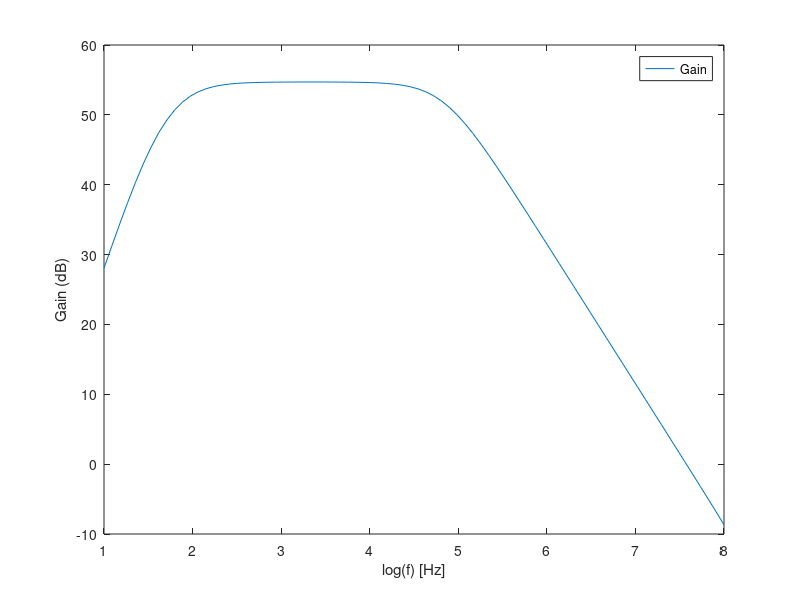

Source code (MATLAB):
%gain stage

%valores a mudar
RE_1=80
RC1=1000
RB1=240E3
RB2=60E3
C1=0.3E-3
C2=0.6E-3
C3=1E-3
RE2=30

VT=25e-3 %termal voltage
BFN=178.7
VAFN=69.7
VBEON=0.7
VCC=12
RE1=RE_1
RS=100

%gain stage - operating point   
RB=1/(1/RB1+1/RB2)
VEQ=RB2/(RB1+RB2)*VCC
IB1=(VEQ-VBEON)/(RB+(1+BFN)*RE1)
IC1=BFN*IB1
IE1=(1+BFN)*IB1
VE1=RE1*IE1
VO1=VCC-RC1*IC1
VCE=VO1-VE1


gm1=IC1/VT
rpi1=BFN/gm1
ro1=VAFN/IC1

RSB=RB*RS/(RB+RS)

AV1 = RSB/RS * RC1*(RE1-gm1*rpi1*ro1)/((ro1+RC1+RE1)*(RSB+rpi1+RE1)+gm1*RE1*ro1*rpi1 - RE1^2)
AVI_DB = 20*log10(abs(AV1))
AV1simple = RB/(RB+RS) * gm1*RC1/(1+gm1*RE1)
AVIsimple_DB = 20*log10(abs(AV1simple))

RE1=0
AV1 = RSB/RS * RC1*(RE1-gm1*rpi1*ro1)/((ro1+RC1+RE1)*(RSB+rpi1+RE1)+gm1*RE1*ro1*rpi1 - RE1^2)
AVI_DB = 20*log10(abs(AV1))
AV1simple =  - RSB/RS * gm1*RC1/(1+gm1*RE1)
AVIsimple_DB = 20*log10(abs(AV1simple))

RE1=RE_1
ZI1 = 1/(1/RB+1/(((ro1+RC1+RE1)*(rpi1+RE1)+gm1*RE1*ro1*rpi1 - RE1^2)/(ro1+RC1+RE1)))
ZX = ro1*((RSB+rpi1)*RE1/(RSB+rpi1+RE1))/(1/(1/ro1+1/(rpi1+RSB)+1/RE1+gm1*rpi1/(rpi1+RSB)))
ZX = ro1*(   1/RE1+1/(rpi1+RSB)+1/ro1+gm1*rpi1/(rpi1+RSB)  )/(   1/RE1+1/(rpi1+RSB) ) 
ZO1 = 1/(1/ZX+1/RC1)

RE1=0
ZI1 = 1/(1/RB+1/(((ro1+RC1+RE1)*(rpi1+RE1)+gm1*RE1*ro1*rpi1 - RE1^2)/(ro1+RC1+RE1)))
ZO1 = 1/(1/ro1+1/RC1)


tab=fopen("gainstage.tex","w");
fprintf(tab, "Gain & %fdB \\\\ \\hline \n", AVI_DB);
fprintf(tab, "Input Impedance & %f \\\\ \\hline \n", ZI1); %must be compatible w/ RS=100 ohm Zi>>Rs=100
fprintf(tab, "Output Impedance & %f \\\\ \\hline \n", ZO1);
fclose(tab);

%ouput stage
BFP = 227.3
VAFP = 37.2
VEBON = 0.7
VI2 = VO1
IE2 = (VCC-VEBON-VI2)/RE2
IC2 = BFP/(BFP+1)*IE2
VO2 = VCC - RE2*IE2

gm2 = IC2/VT
go2 = IC2/VAFP
gpi2 = gm2/BFP
ge2 = 1/RE2

rpi2=1/gpi2
ro2=1/go2

AV2 = gm2/(gm2+gpi2+go2+ge2)
AV2_DB = 20*log10(abs(AV2))
ZI2 = (gm2+gpi2+go2+ge2)/gpi2/(gpi2+go2+ge2)
ZO2 = 1/(gm2+gpi2+go2+ge2)


tab=fopen("outputstage.tex","w");

fprintf(tab, "Gain & %fdB \\\\ \\hline \n", AV2_DB);
fprintf(tab, "Input Impedance & %f \\\\ \\hline \n", ZI2);%must be compatible w/gain stage Zo, Z1 output>>Zo gain
fprintf(tab, "Output Impedance & %f \\\\ \\hline \n", ZO2); %must be lower than 8ohm

fclose(tab);

%total
gB = 1/(1/gpi2+ZO1)
AV = (gB+gm2/gpi2*gB)/(gB+ge2+go2+gm2/gpi2*gB)*AV1
AV_DB = 20*log10(abs(AV))
ZI=ZI1
ZO=1/(go2+gm2/gpi2*gB+ge2+gB)

tab=fopen("total.tex","w"); %speak about overall impedances and compare w/ spice model
fprintf(tab, "Gain & %fdB \\\\ \\hline \n", AV_DB);
fprintf(tab, "Input Impedance & %f \\\\ \\hline \n", ZI);
fprintf(tab, "Output Impedance & %f \\\\ \\hline \n", ZO);
fclose(tab);

%%%%%%%frequency response

f = logspace(1,8,80);

RE1=RE_1
Load=8%ohm
vin=0.01

gain=zeros(1,80);
gainDB=zeros(1,80);
for i=1:1:80
 
w=2*pi*f(i)

ZC1=1./j/w/C1 %input capacitor
ZC2=1./j/w/C2 %RE capacitor
ZC3=1./j/w/C3 %final coupling capacitor 

ZE=1/(1/ZC2+1/RE1)
Zeqf=1/(1/RE2+1/(ZC3+Load))


Cpi1=1.61E-11;
Cmu1=4.388E-12;
Cpi2=1.4E-11;
Cmu2=1.113E-11;

ZCpi1=1/j/w/Cpi1;
ZCmu1=1/j/w/Cmu1;
ZCpi2=1/j/w/Cpi2;
ZCmu2=1/j/w/Cmu2;


A=[
RS+ZC1+RB,-RB,0,0,0,0,0,0,0,0,0;
-RB,RB+rpi1+ZE,0,0,0,-ZE,0,0,0,0,0;
0,-rpi1,rpi1+ZCpi1,-ZCpi1,0,0,0,0,0,0,0;
0,0,-ZCpi1,ZCpi1+ZCmu1,ro1,-ro1,0,0,0,0,0;
0,gm1*rpi1,-gm1*rpi1,1,-1,0,0,0,0,0,0;
0,-ZE,0,0,-ro1,ZE+ro1+RC1,-RC1,0,0,0,0;
0,0,0,0,0,-RC1,RC1+rpi2+Zeqf,-rpi2,0,0,-Zeqf;
0,0,0,0,0,0,-rpi2,rpi2+ZCpi2,-ZCpi2,0,0;
0,0,0,0,0,0,0,-ZCpi2,ZCpi2+ZCmu2,ro2,-ro2;
0,0,0,0,0,0,gm2*rpi2,-gm2*rpi2,1,-1,0;
0,0,0,0,0,0,-Zeqf,0,0,-ro2,Zeqf+ro2;
]; 

B=[vin;0;0;0;0;0;0;0;0;0;0];

I=A\B

Vout=(I(7)-I(11))*Zeqf

gain(i)=Vout*Load/(Load+ZC3)/vin;
gainDB(i)=20*log10(gain(i));
  endfor

a=figure();
F=log10(f);
plot(F,gainDB,"");
legend("Gain");
xlabel("log(f) [Hz]");
ylabel("Gain (dB)");
print(a,"frequencyresponse.eps","-depsc");
  
